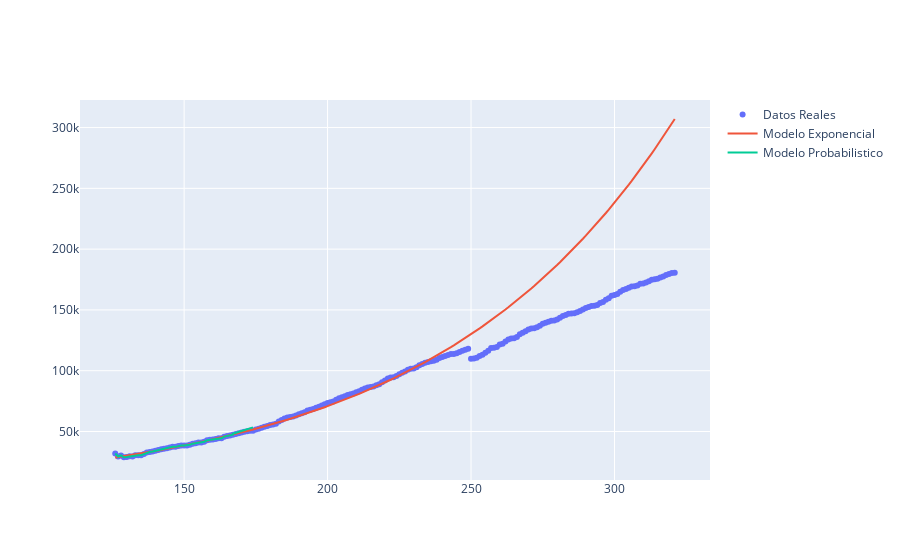

Source (notebook cell):
### Markdown cell above
# 3. Retroceder un semana y comparar el modelo matematico vs probabilidad vs reales. Solo cargan los datos para generar los modelos menos 7 dias.

### Code cell
def func(x, m0, m1, m2, m3):
    return m0 * np.exp(-m1 * x) + m2 + m3
g = [100, 0.01, 200, 0.01]
n = len(x[61:])
y = np.empty(n)
for i in range(n):
    y[i] = func(x[i], g[0], g[1], g[2], g[3])

#MODELO DE PROBABILIDAD
y1 = list(df_t.iloc [:, 1][:103]) # Total casos
x1 = list(df_t.iloc [:, 0][:103]) # Dias
y_real = list(df_t.iloc [:, 1]) # Total casos
x_real = list(df_t.iloc [:, 0]) # Dias

#Prediccion 10 dias
for i in range(x1[-1], x1[-1]+8):
    x1.append(i)
    y1.append(int(y1[-1] + mediana))

#MODELO EXPONENCIAL
yy = list(df_t.iloc [:, 1][:103]) # Total casos
xx = list(df_t.iloc [:, 0][:103]) # Dias
casos = list(df_t.iloc [:, 1][:103])# Total casos
dias = list(df_t.iloc [:, 0][:103]) # Dias

popt, pcov = curve_fit(func, dias[61:], casos[61:], g)
for i in range(n):
    casos[i] = func(dias[i], popt[0], popt[1], popt[2], popt[3])


#Predecir para 10 dias
pred_x = np.array(x_real[61:])

print("Modelo Probabilistico ")
print("Prediccion en 7 dias: ",*y1[61:][-1:])
print("")
print("Modelo Exponencial ")
print("Prediccion en 7 dias: ",int(func(pred_x,*popt)[-1:]))
print("")
print("Datos Reales")
print("En 7 dias: ",*y_real[61:][-1:])
fig = go.Figure()

fig.add_trace(go.Scatter(y=y_real[61:],x=x_real[61:],mode='markers',name='Datos Reales'))
fig.add_trace(go.Scatter(y=func(pred_x,*popt),x=pred_x,mode='lines',name='Modelo Exponencial'))
fig.add_trace(go.Scatter(y=y1[61:],x=x1[61:],mode='lines',name='Modelo Probabilistico'))
fig.show()

#  Grafica
fig = plt.figure(figsize=(20, 10))
ax = fig.add_subplot(111,  axisbelow=True)
ax.scatter(x_real[61:], y_real[61:],label="Datos Reales",color="red")
ax.plot(x1[61:], y1[61:], 'b', alpha=1, lw=1, label='Modelo Probabilistico ')
ax.plot(pred_x, func(pred_x,*popt), 'g', alpha=1, lw=1, label='Modelo Exponencial')

ax.set_xlabel('Tiempo en dias')
ax.set_ylabel('Numero de Personas')
legend = ax.legend()

### Figure 1 — Plotly figure (JSON) as saved in the notebook; plotly's stock layout.template omitted (floating-point values rounded to 4 significant figures; data arrays with more than 128 entries replaced by an {"elided": "..."} marker saying what was removed)
{"data": [{"mode": "markers", "name": "Datos Reales", "type": "scatter", "x": {"elided": "196 int values"}, "y": {"elided": "196 int values"}}, {"mode": "lines", "name": "Modelo Exponencial", "type": "scatter", "x": {"elided": "196 int values"}, "y": {"elided": "196 float values"}}, {"mode": "lines", "name": "Modelo Probabilistico", "type": "scatter", "x": [126, 127, 128, 129, 130, 131, 132, 133, 134, 135, 136, 137, 138, 139, 140, 141, 142, 143, 144, 145, 146, 147, 148, 149, 150, 151, 152, 153, 154, 155, 156, 157, 158, 159, 160, 161, 162, 163, 164, 165, 166, 167, 167, 168, 169, 170, 171, 172, 173, 174], "y": [31881, 29420, 30298, 28818, 29071, 29559, 29509, 30419, 30486, 30502, 31467, 32763, 33182, 33582, 34151, 34854, 35306, 35828, 36258, 36756, 37355, 37355, 38103, 38471, 38571, 38571, 39098, 39994, 40414, 40966, 40966, 41575, 42728, 43120, 43378, 43917, 44440, 44440, 45778, 46356, 46751, 47322, 48081, 48840, 49599, 50358, 51117, 51876, 52635, 53394]}], "layout": {}}
